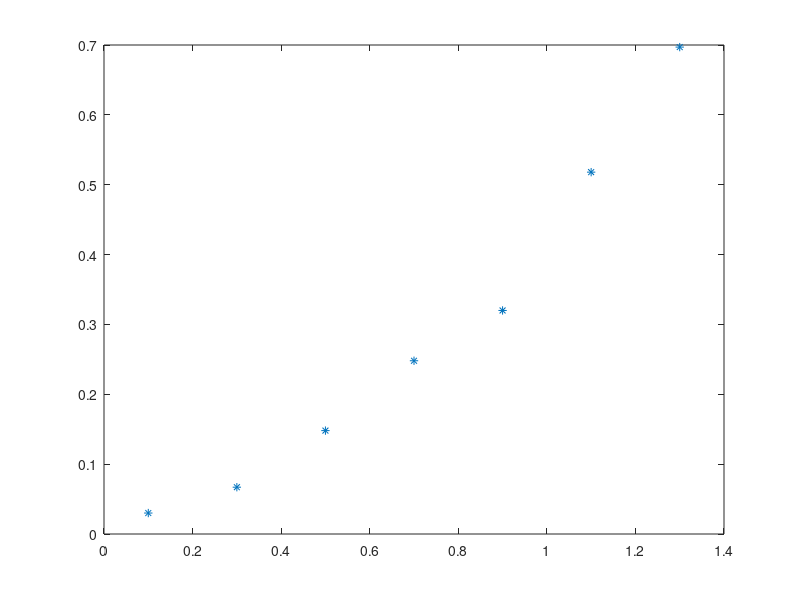

MATLAB code for this plot:
clc
history -c
x=[0.1 0.3 0.5 0.7 0.9 1.1 1.3];
y=[0.030 0.067 0.148 0.248 0.320 0.518 0.697];
xk=[0.365 0.512 0.621 0.715];
n=length(x);
%%%%%
for k=1:4
  sigma(k)=0;
for i=1:n
  L=1;
  for j=1:n
    if j!=i
      L=L*(xk(k)-x(j))/(x(i)-x(j));
    endif
  endfor
  sigma(k)=sigma(k)+y(i)*L;
endfor
endfor
disp("      y(1)       y(2)      y(3)       y(4) ")
disp(sigma)
plot(x,y,'*')